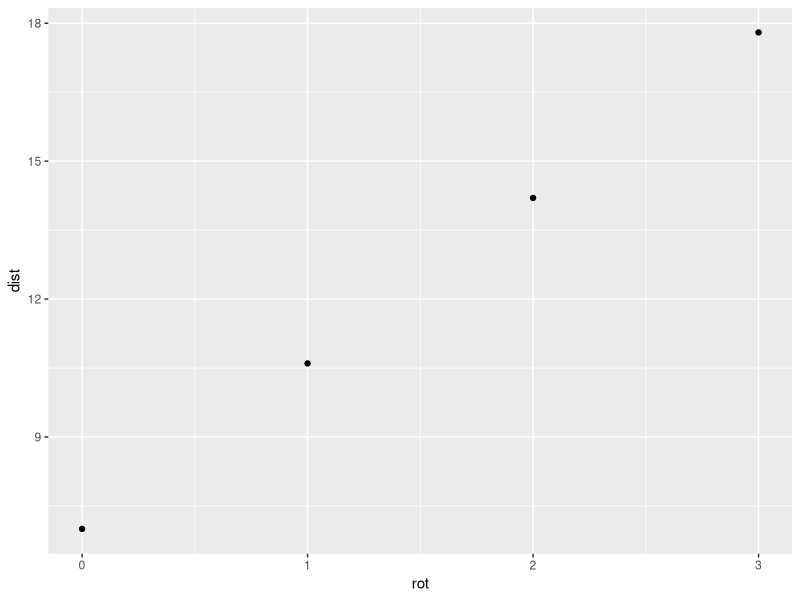
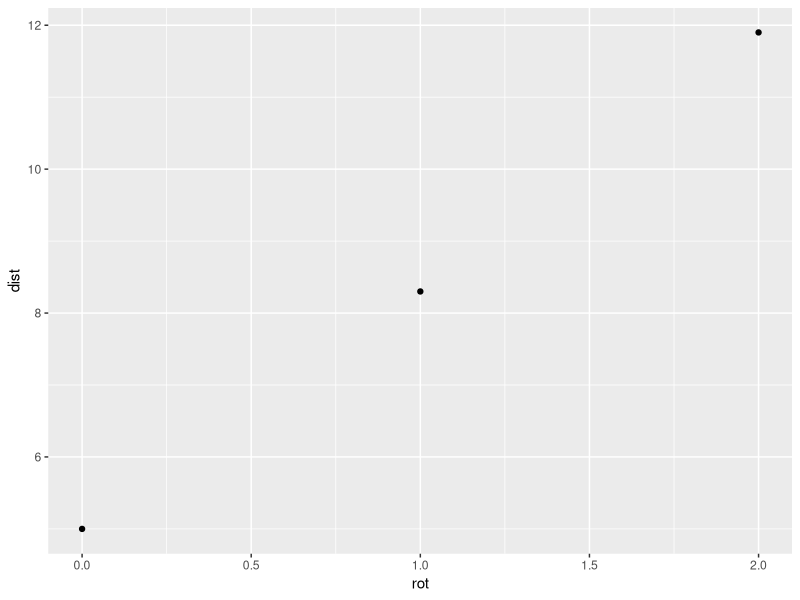

Here is the R script that generated these plots, in order:
library("tidyr")
library("ggplot2")


h_dats <- as.data.frame(c(0:3))
names(h_dats) <- c("rot")
h_dats$dist <- c(7.0, 10.6, 14.2, 17.8)
ggplot(h_dats) + geom_point(aes(x=rot, y=dist))
h_dats.lm <- lm( dist ~ rot, h_dats)
summary(h_dats.lm)

v_dats <- as.data.frame(c(0:2))
names(v_dats) <- c("rot")
v_dats$dist <- c(5.0, 8.3, 11.9)
ggplot(v_dats) + geom_point(aes(x=rot, y=dist))
v_dats.lm <- lm( dist ~ rot, v_dats)
summary(v_dats.lm)

